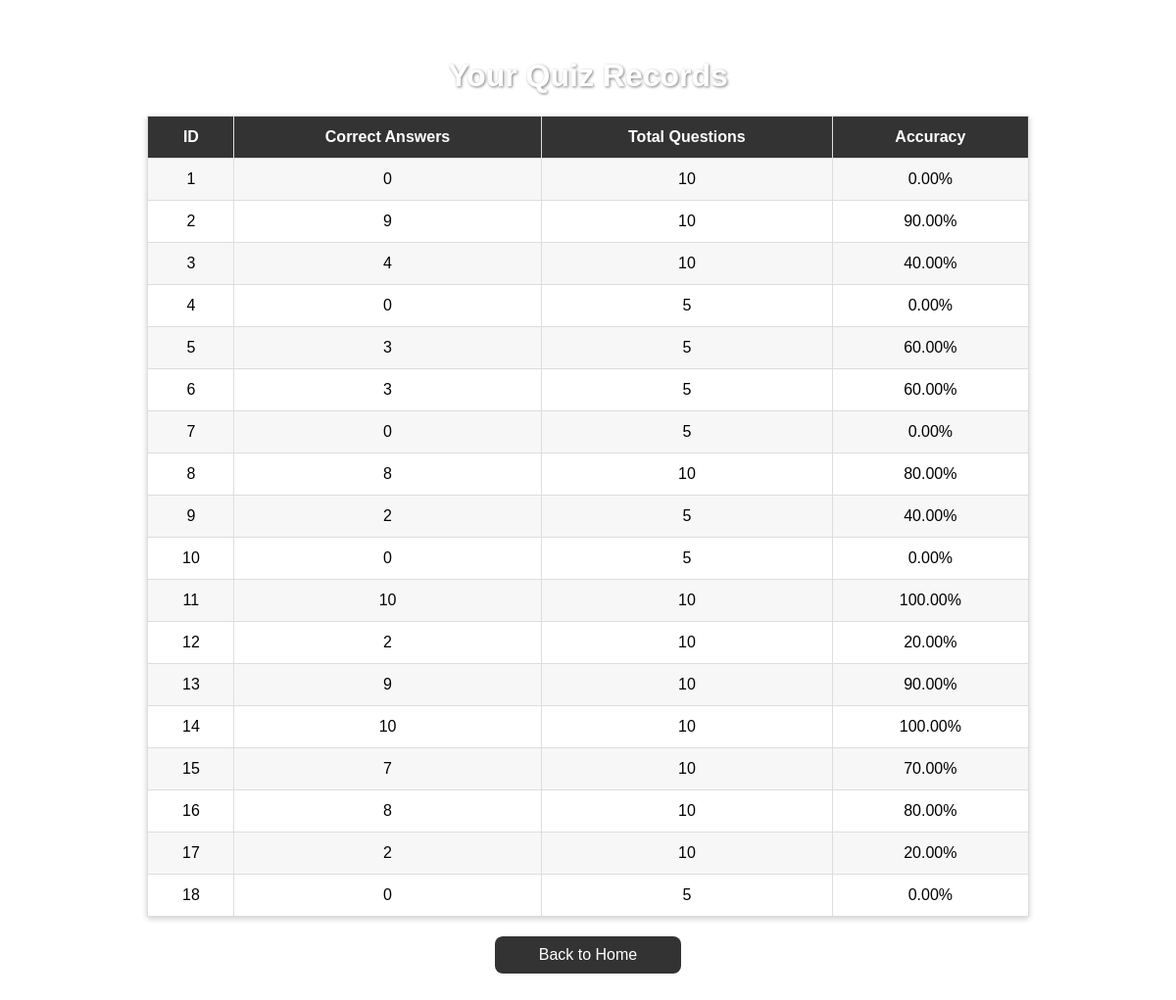
The page /records (signed in) on the database as committed earlier.
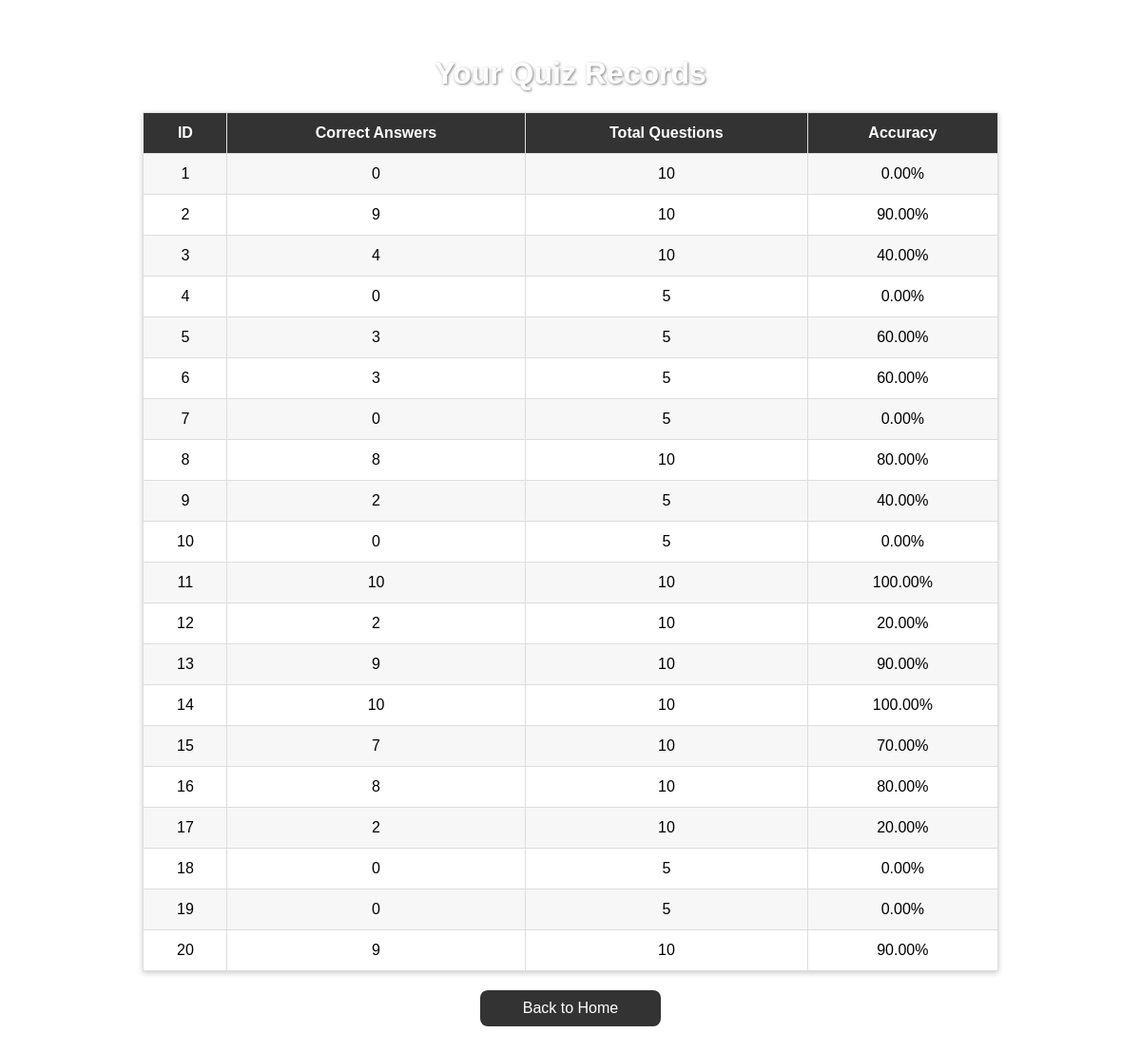
The same page on the database as committed later.
### app.py (models this page shows)
class Quiz_result(db.Model):
    id = db.Column(db.Integer, primary_key=True)
    user_id = db.Column(db.Integer, db.ForeignKey('user.id'))
    right_number = db.Column(db.Integer)
    quiz_number = db.Column(db.Integer)

### app.py (the view)
@app.route('/records')
def records():
    if not session.get('user_id'):
        return redirect(url_for('login'))
    user_id = session['user_id']
    results = Quiz_result.query.filter_by(user_id=user_id).all()
    return render_template('records.html', results=results)

### templates/records.html (shortened to what this page needs)
<!DOCTYPE html>
<html>
<head>
</head>
<body>
    <h1>Your Quiz Records</h1>
    <table>
        <tr>
            <th>ID</th>
            <th>Correct Answers</th>
            <th>Total Questions</th>
            <th>Accuracy</th>
        </tr>
        {% for r in results %}
        <tr class="data-row" style="animation-delay: '{{ loop.index0 * 0.1 }}s';">
            <td>{{ r.id }}</td>
            <td>{{ r.right_number }}</td>
            <td>{{ r.quiz_number }}</td>
            <td>{{ "%.2f"|format(r.right_number / r.quiz_number * 100) }}%</td>
        </tr>
        {% endfor %}
    </table>
    <a href="{{ url_for('homepage') }}">Back to Home</a>
</body>
</html>

Rows that differ between the two databases and show on the page:
added Quiz_result: id "19", right_number "0", quiz_number "5", r.right_number/r.quiz_number*100 "0.00"
added Quiz_result: id "20", right_number "9", quiz_number "10", r.right_number/r.quiz_number*100 "90.00"
